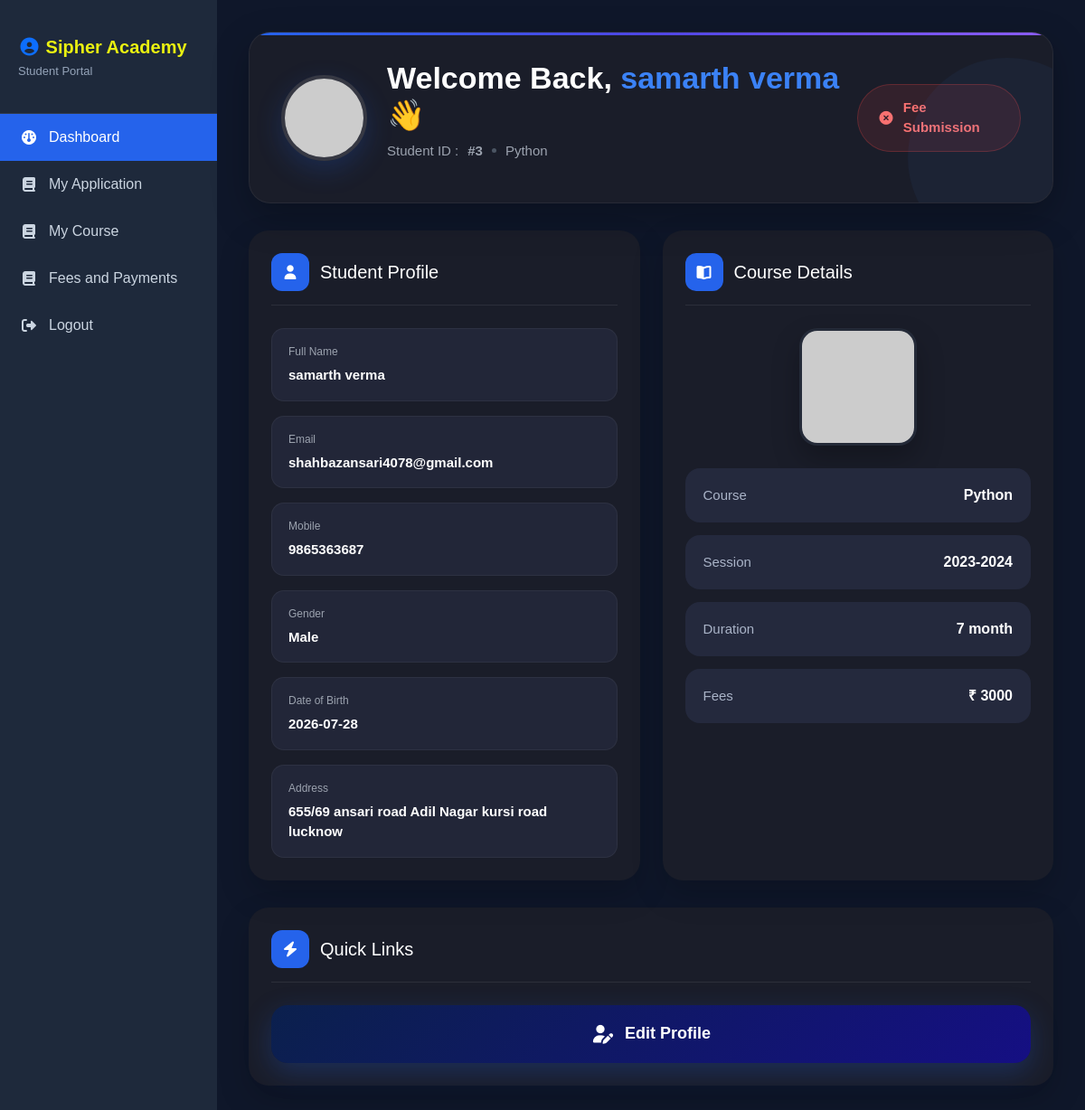
Before: /student_dashboard/ (signed in) with the older database file.
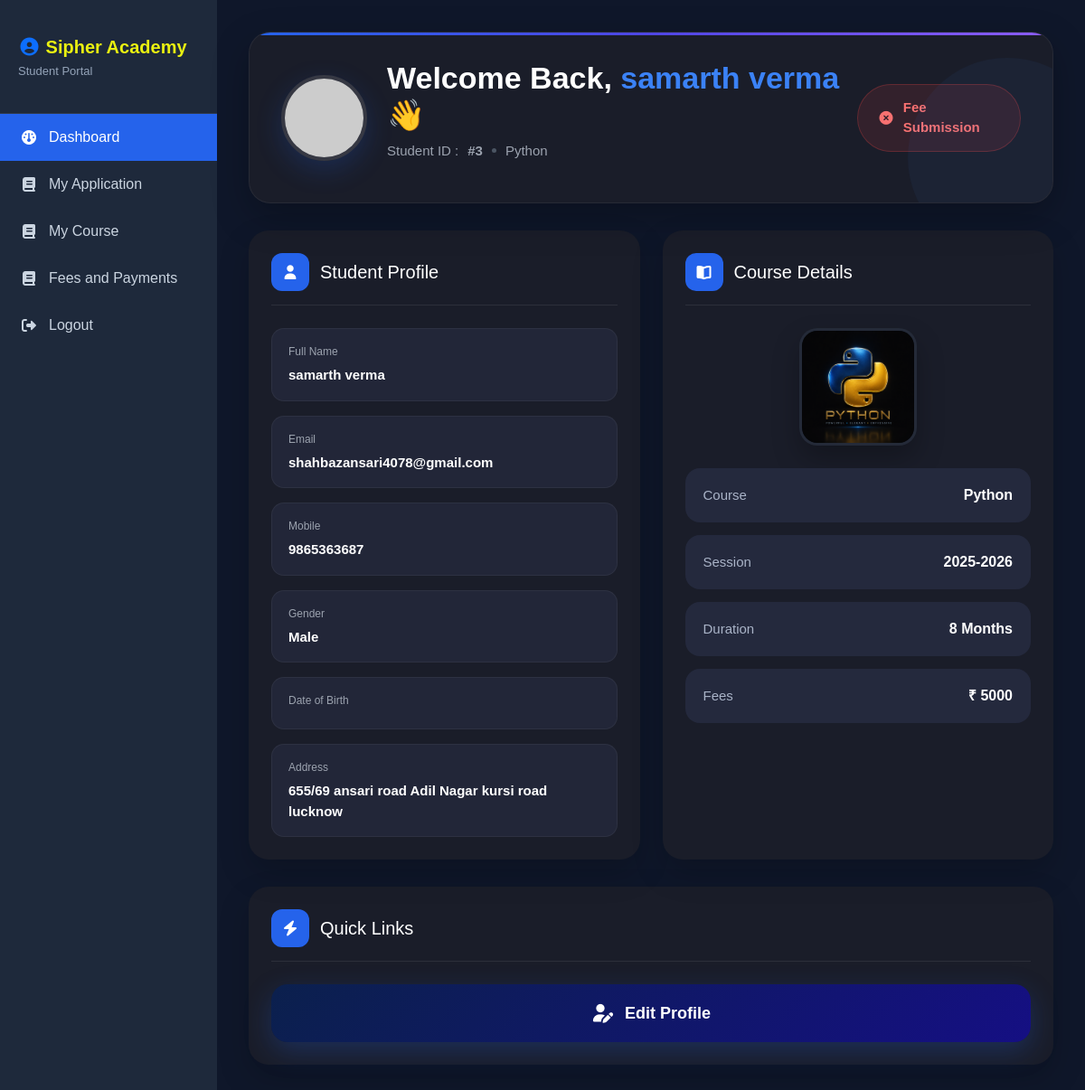
After: the same page with the newer database file.
### admissionapp/models.py (models this page shows, shortened)
class Student(models.Model):
    STATUS_CHOICES = (
    ('pending', 'Pending'),
    ('document verification', 'Document Verification'),
    ('enrolled', 'Enrolled'),
    ('rejected', 'Rejected'),
    )
    APPLICATION_STATUS = [
    ("Not Submitted", "Not Submitted"),
    ("Submitted", "Submitted"),
    ("Approved", "Approved"),
    ("Rejected", "Rejected"),
     ]
    application_status = models.CharField(
    max_length=20,
    choices=APPLICATION_STATUS,
    default="Not Submitted"
 )
    name = models.CharField(max_length=100)
    email = models.EmailField()
    password = models.CharField(max_length=100)
    mobile = models.CharField(max_length=15)
    course = models.ForeignKey("Courses",
    on_delete=models.SET_NULL,
    null=True,
    blank=True
     )
    gender = models.CharField(max_length=10)
    dob = models.TextField()
    address = models.TextField()
    status = models.CharField(max_length=20, default="Pending")
    father_name = models.CharField(max_length=100,blank=True, null=True)
    mother_name = models.CharField(max_length=100,blank=True, null=True)
    category = models.CharField(max_length=20, blank=True, null=True)
    blood_group = models.CharField(max_length=5, blank=True, null=True)
    aadhaar = models.CharField(max_length=12,blank=True, null=True)
    nationality = models.CharField(max_length=50, default="Indian")
    religion = models.CharField(max_length=50,blank=True, null=True)
    alternate_mobile = models.CharField(max_length=15, blank=True, null=True)
    emergency_contact = models.CharField(max_length=15,blank=True, null=True)
    city = models.CharField(max_length=100,blank=True, null=True)
    district = models.CharField(max_length=100, blank=True, null=True)
    state = models.CharField(max_length=100, blank=True, null=True)
    country = models.CharField(max_length=100, default="India")
    pincode = models.CharField(max_length=6,blank=True, null=True)
    session = models.CharField(max_length=20,blank=True, null=True)
    qualification = models.CharField(max_length=100,blank=True, null=True)
    board_university = models.CharField(max_length=100 , blank=True, null=True)
    passing_year = models.PositiveIntegerField( blank=True, null=True)
    percentage = models.DecimalField(max_digits=5, decimal_places=2, blank=True, null=True)
    guardian_name = models.CharField(max_length=100,blank=True, null=True)
    guardian_relation = models.CharField(max_length=50,blank=True, null=True)
    guardian_mobile = models.CharField(max_length=15,blank=True, null=True)
    guardian_email = models.EmailField(blank=True, null=True)
    guardian_occupation = models.CharField(max_length=100,blank=True, null=True)
    assign_course=models.CharField(max_length=100,blank=True, null=True)
    photo = models.ImageField(upload_to='application/',blank=True, null=True)
    signature = models.ImageField(upload_to='applications/',blank=True, null=True)
    aadhaar_file = models.FileField(upload_to='applications/', blank=True, null=True)
    marksheet_10 = models.FileField(upload_to='applications/',blank=True, null=True)
    marksheet_12 = models.FileField(upload_to='applications/', blank=True, null=True)
    graduation_marksheet = models.FileField(upload_to='applications/', blank=True, null=True)
    transfer_certificate = models.FileField(upload_to='applications/', blank=True, null=True)
    character_certificate = models.FileField(upload_to='applications/', blank=True, null=True)
    PAYMENT_STATUS = (
    ("Pending", "Pending"),
    ("Submitted", "Submitted"),
)
    payment_status = models.CharField(max_length=20,choices=PAYMENT_STATUS, default="Pending")
    payment_screenshot = models.ImageField(upload_to='payment_screenshots/', blank=True, null=True)
    course_fees = models.DecimalField(max_digits=10, decimal_places=2, default=0)
    payment_date = models.DateTimeField(auto_now_add=True, blank=True, null=True)
    payment_verified_date = models.DateTimeField(auto_now_add=True, blank=True, null=True)
    created_at = models.DateTimeField(auto_now_add=True, blank=True, null=True)

class Courses(models.Model):
    coursename=models.CharField(max_length=100)
    session=models.CharField(max_length=100)
    duration=models.CharField(max_length=100)
    fees=models.CharField(max_length=100)
    course_image = models.ImageField(
        upload_to="course_images/",
        blank=True,
        null=True
    )

### admissionapp/views.py (the view)
# urls.py: path('student_dashboard/', views.student_dashboard, name='student_dashboard'),
def student_dashboard(request):
    student_id = request.session.get("student_id")
    if not student_id:
        return redirect("student_login")
    student = get_object_or_404(Student, id=student_id)
    return render(request, "student/student_dashboard.html", {
        "student": student,
    })

### admissionapp/templates/student/student_dashboard.html (shortened to what this page needs)
{% extends 'student/student_layout.html' %}
{% block content %}
<div class="dashboard-hero">
    <div class="hero-left">
        <div class="hero-avatar">
            {% if student.photo %}
                <img src="{{ student.photo.url }}" alt="{{ student.name }}">
            {% else %}
                <img src="https://ui-avatars.com/api/?name={{ student.name }}&background=2563EB&color=ffffff&size=300">
            {% endif %}
        </div>
        <div class="hero-content">
            <h2>
                Welcome Back,
                <span>{{ student.name }}</span>
                👋
            </h2>
            <p>
                Student ID :
                <strong>#{{ student.id }}</strong>
                <span class="dot"></span>
                {{ student.course.coursename }}
            </p>
        </div>
    </div>
    <div class="hero-right">
        {% if student.status == "Enrolled" %}
            <span class="status-badge success">
                <i class="fa-solid fa-circle-check"></i>
                Active Student
            </span>
        {% elif student.status == "Pending" %}
            <span class="status-badge warning">
                <i class="fa-solid fa-clock"></i>
                Pending
            </span>
        {% else %}
            <span class="status-badge danger">
                <i class="fa-solid fa-circle-xmark"></i>
                {{ student.status }}
            </span>
        {% endif %}
    </div>
</div>
<div class="dashboard-grid">
    <div class="dashboard-card">
        <div class="section-title">
            <i class="fa-solid fa-user"></i>
            <h3>Student Profile</h3>
        </div>
       <div class="profile-list">
    <div class="profile-item">
        <span>Full Name</span>
        <strong>{{ student.name }}</strong>
    </div>
    <div class="profile-item">
        <span>Email</span>
        <strong>{{ student.email }}</strong>
    </div>
    <div class="profile-item">
        <span>Mobile</span>
        <strong>{{ student.mobile }}</strong>
    </div>
    <div class="profile-item">
        <span>Gender</span>
        <strong>{{ student.gender }}</strong>
    </div>
    <div class="profile-item">
        <span>Date of Birth</span>
        <strong>{{ student.dob }}</strong>
    </div>
     <div class="profile-item">
        <span>Address</span>
        <strong>{{ student.address}}</strong>
    </div>
</div>
    </div>
    <div class="dashboard-card">
        <div class="section-title">
            <i class="fa-solid fa-book-open"></i>
            <h3>Course Details</h3>
        </div>
        {% if student.course %}
        <div class="course-image">
            {% if student.course.course_image %}
                <img src="{{ student.course.course_image.url }}">
            {% else %}
                <img src="https://via.placeholder.com/500x260?text=Course">
            {% endif %}
        </div>
        <div class="course-info">
            <div class="course-row">
                <span>Course</span>
                <strong>{{ student.course.coursename }}</strong>
            </div>
            <div class="course-row">
                <span>Session</span>
                <strong>{{ student.course.session }}</strong>
            </div>
            <div class="course-row">
                <span>Duration</span>
                <strong>{{ student.course.duration }}</strong>
            </div>
            <div class="course-row">
                <span>Fees</span>
                <strong>₹ {{ student.course.fees }}</strong>
            </div>
        </div>
        {% else %}
        <div class="empty-course">
            <i class="fa-solid fa-book-open"></i>
            <p>No Course Assigned</p>
        </div>
        {% endif %}
    </div>
</div>
<div class="dashboard-card">
    <div class="section-title">
        <i class="fa-solid fa-bolt"></i>
        <h3>Quick Links</h3>
    </div>
    <div class="quick-links">
    <button
        type="button"
        class="quick-btn"
        data-bs-toggle="modal"
        data-bs-target="#profilePhotoModal">
        <i class="fa-solid fa-user-pen"></i>
        Edit Profile
    </button>
</div>
</div>
  {% endblock %}

### admissionapp/templates/student/student_layout.html (shortened to what this page needs)
<!DOCTYPE html>
<html lang="en">
<head>
    <link href="https://cdn.jsdelivr.net/npm/bootstrap@5.3.7/dist/css/bootstrap.min.css" rel="stylesheet">
    <link rel="stylesheet"
        href="https://cdnjs.cloudflare.com/ajax/libs/font-awesome/7.0.1/css/all.min.css">
</head>
<body>
<div class="wrapper">
    <aside class="sidebar">
        <div class="sb-brand">
            <h2 style="color:rgb(234, 241, 17);">
                <i class="fa-solid fa-circle-user text-primary"></i>
                Sipher Academy
            </h2>
            <p>Student Portal</p>
        </div>
        <a href="{% url 'student_dashboard' %}" class="sb-link ">
            <i class="fa-solid fa-gauge"></i>
            Dashboard
        </a>
         <a href="{% url 'student_application' %}" class="sb-link">
            <i class="fa-solid fa-book"></i>
            My Application
        </a>
        <a href="{% url 'student_course' %}" class="sb-link">
            <i class="fa-solid fa-book"></i>
            My Course
        </a>
         <a href="{% url 'student_fee_submission' %}" class="sb-link">
            <i class="fa-solid fa-book"></i>
            Fees and Payments
        </a>
        <a href="{% url 'student_logout' %}" class="sb-link">
            <i class="fa-solid fa-right-from-bracket"></i>
            Logout
        </a>
    </aside>
    <div class="main-content">
        {% block content %}
        {% endblock %}
    </div>
</div>
</body>
</html>

### admissionapp/templates/student/student_layout.html (style rules this page uses)
* { margin:0; padding:0; box-sizing:border-box; }
body { background:#0f172a; font-family:Arial,Helvetica,sans-serif; }
.wrapper { display:flex; min-height:100vh; }
.sidebar { width:240px; background:#1e293b; color:#fff; padding-top:20px; position:fixed; top:0; left:0; bottom:0; }
.sb-brand { padding:20px; border-bottom:1px solid rgba(255,255,255,.08); }
.sb-brand h2 { font-size:20px; margin-bottom:5px; }
.sb-brand p { color:#94a3b8; font-size:13px; }
.sb-link { display:flex; align-items:center; gap:12px; color:#cbd5e1; text-decoration:none; padding:14px 22px; transition:.3s; }
.sb-link.active { background:#2563eb; color:white; }
.main-content { margin-left:240px; width:calc(100% - 240px); padding:35px; }
h2 { font-weight:700; color:#0f172a; }

### admissionapp/templates/student/student_dashboard.html (style rules this page uses)
.dashboard-hero { display:flex; justify-content:space-between; align-items:center; padding:30px 35px; margin-bottom:30px; border-radius:24px; background:#1A1D29; border:1px solid rgba(255,255,255,.06); box-shadow:0 15px 40px rgba(0,0,0,.25); position:relative; overflow:hidden; }
.dashboard-hero::before { content:""; position:absolute; top:0; left:0; width:100%; height:3px; background:linear-gradient(90deg,#2563EB,#4F46E5,#8B5CF6); }
.hero-left { display:flex; align-items:center; gap:22px; z-index:2; }
.hero-avatar { width:95px; height:95px; border-radius:50%; overflow:hidden; border:4px solid rgba(255,255,255,.12); box-shadow:0 10px 30px rgba(37,99,235,.2); flex-shrink:0; }
.hero-avatar img { width:100%; height:100%; object-fit:cover; }
.hero-content h2 { margin:0; font-size:34px; font-weight:700; color:#fff; }
.hero-content h2 span { color:#3B82F6; }
.hero-content p { margin-top:8px; display:flex; align-items:center; gap:10px; color:#9CA3AF; font-size:15px; }
.dot { width:5px; height:5px; background:#4B5563; border-radius:50%; }
.status-badge { padding:14px 22px; border-radius:50px; display:flex; align-items:center; gap:10px; font-weight:600; font-size:15px; border:1px solid; }
.danger { background:rgba(239,68,68,.12); border-color:rgba(239,68,68,.25); color:#F87171; }
.dashboard-hero::after { content:""; position:absolute; right:-60px; bottom:-60px; width:220px; height:220px; border-radius:50%; background:rgba(59,130,246,.05); }
.dashboard-grid { display:grid; grid-template-columns:1fr 1fr; gap:25px; margin-bottom:30px; }
.dashboard-card { background:#1A1D29; border-radius:22px; padding:25px; box-shadow:0 15px 35px rgba(0,0,0,.18); }
.section-title { display:flex; align-items:center; gap:12px; margin-bottom:25px; padding-bottom:15px; border-bottom:1px solid rgba(255,255,255,.08); }
.section-title i { width:42px; height:42px; background:#2563EB; border-radius:12px; display:flex; align-items:center; justify-content:center; color:#fff; }
.section-title h3 { margin:0; color:#fff; font-size:20px; }
.profile-list { display:grid; grid-template-columns:repeat(auto-fit,minmax(260px,1fr)); gap:16px; }
.profile-item { background:#222638; border-radius:14px; padding:16px 18px; border:1px solid rgba(255,255,255,.05); transition:.3s; }
.profile-item span { display:block; color:#9CA3AF; font-size:12px; margin-bottom:6px; }
.profile-item strong { display:block; color:#fff; font-size:15px; font-weight:600; word-break:break-word; }
.course-image { width:130px; height:130px; margin:10px auto 25px; border-radius:20px; overflow:hidden; border:3px solid rgba(255,255,255,.08); background:#111827; box-shadow:0 15px 30px rgba(0,0,0,.25); transition:.35s; }
.course-image img { width:100%; height:100%; object-fit:cover; display:block; }
.course-info { display:flex; flex-direction:column; gap:14px; }
.course-row { display:flex; justify-content:space-between; align-items:center; padding:18px 20px; background:#24293d; border-radius:16px; transition:.3s; }
.course-row span { color:#AAB4C8; font-size:15px; }
.course-row strong { color:#fff; font-size:16px; font-weight:700; }
.quick-links { width:100%; }
.quick-btn { width:100%; height:64px; border:none; border-radius:18px; background:linear-gradient(135deg,#0b204d,#150f83); color:#fff; font-size:18px; font-weight:600; display:flex; justify-content:center; align-items:center; gap:12px; cursor:pointer; transition:.35s; box-shadow:0 10px 30px rgba(37,99,235,.25); }
.quick-btn i { font-size:20px; }

Changed rows visible on the page:
changed Student "samarth verma": course.course_image: picture added; course.session "2023-2024" → "2025-2026"; course.duration "7 month" → "8 Months"; course.fees "3000" → "5000"; dob "2026-07-28" → (not shown)
